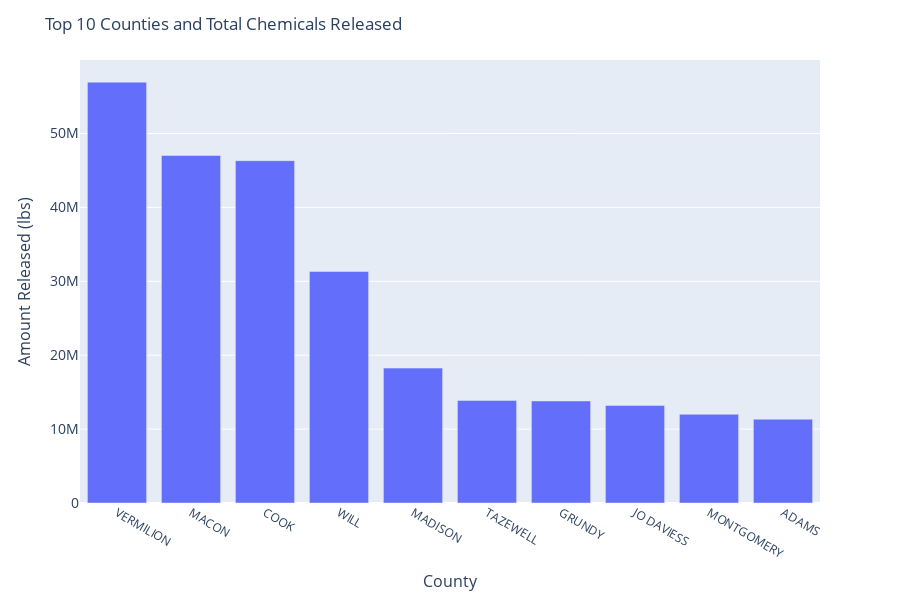

Notebook source saved alongside this figure:
### Code cell
fig = px.bar(county_grouped_gtz, x = labels, y = values)
fig.update_layout(title_text = 'Top 10 Counties and Total Chemicals Released',
                  xaxis=dict(title= 'County', titlefont_size = 16),
                 yaxis=dict(title = 'Amount Released (lbs)', titlefont_size = 16, tickfont_size=14))
fig.show()

### Figure 1 — Plotly figure (JSON) as saved in the notebook; plotly's stock layout.template omitted (floating-point values rounded to 4 significant figures)
{"data": [{"alignmentgroup": "True", "hoverlabel": {"namelength": 0}, "hovertemplate": "x=%{x}<br>y=%{y}", "legendgroup": "", "marker": {"color": "#636efa"}, "name": "", "offsetgroup": "", "orientation": "v", "showlegend": false, "textposition": "auto", "type": "bar", "x": ["VERMILION", "MACON", "COOK", "WILL", "MADISON", "TAZEWELL", "GRUNDY", "JO DAVIESS", "MONTGOMERY", "ADAMS"], "xaxis": "x", "y": [56950000.0, 47030000.0, 46330000.0, 31340000.0, 18250000.0, 13880000.0, 13810000.0, 13210000.0, 12010000.0, 11340000.0], "yaxis": "y"}], "layout": {"barmode": "relative", "height": 600, "legend": {"tracegroupgap": 0}, "margin": {"t": 60}, "title": {"text": "Top 10 Counties and Total Chemicals Released"}, "xaxis": {"anchor": "y", "domain": [0, 1], "title": {"font": {"size": 16}, "text": "County"}}, "yaxis": {"anchor": "x", "domain": [0, 1], "tickfont": {"size": 14}, "title": {"font": {"size": 16}, "text": "Amount Released (lbs)"}}}}
